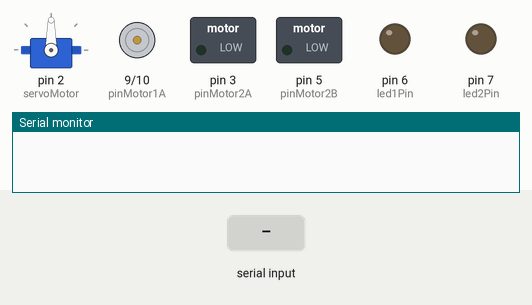
This sketch was run on a simulated Arduino Uno, built with avr-gcc and run on an emulated ATmega328P. Parts: servo, motor-driver pin pairs drawn as motors (green arrow = first pin HIGH = forward, orange = second pin HIGH = backward, longer = more drive), switched loads named in the sketch (green lamp = pin HIGH), output pins drawn as LEDs (lit = HIGH), the last lines printed to the serial monitor. The inputs (shaded band) are chosen by the test bench.

Above: at 1.2 s.
1.3 s: "F90\n" received over Serial
At 2.3 s:
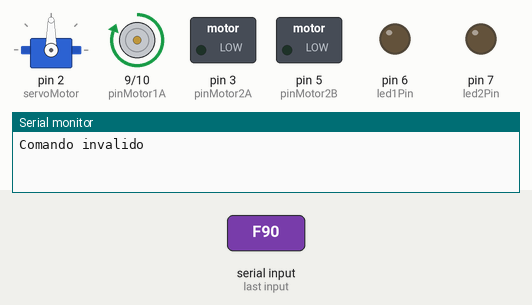
2.8 s: "U" received over Serial
At 3.4 s:
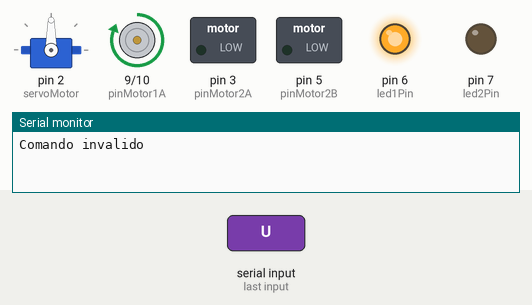
4.3 s: "W" received over Serial
At 4.6 s:
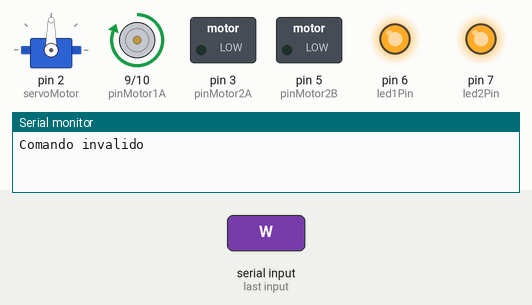
5.8 s: "u" received over Serial
At 6.9 s:
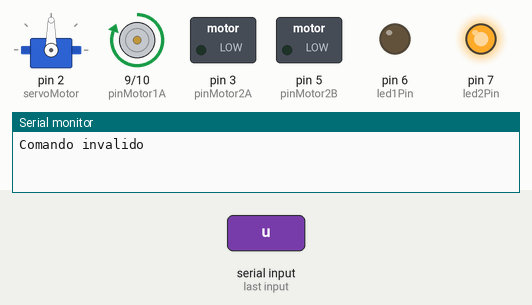
7.3 s: "V" received over Serial
At 8.1 s:
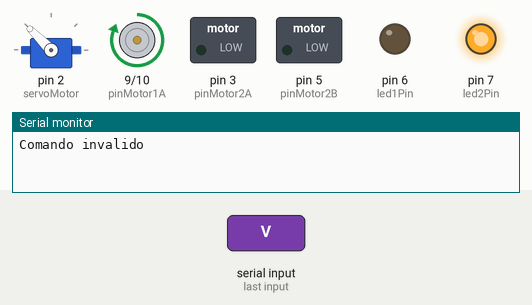
8.8 s: "w" received over Serial
At 9.2 s:
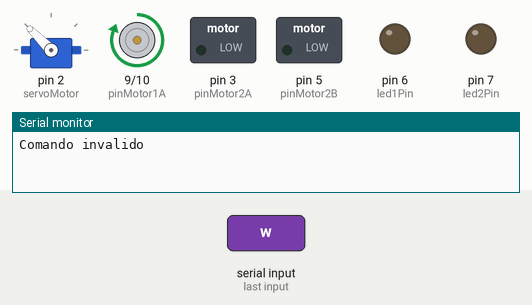
Timing chart, 0 to 11.3 s (numbered marks = the images above; inputs shaded):
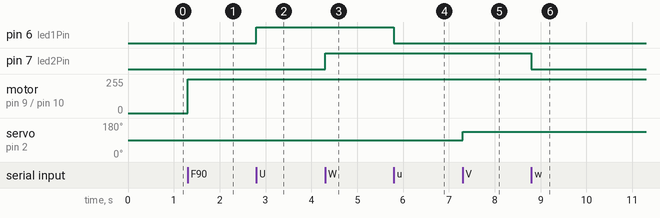

The sketch:

MiniCooper.ino
```cpp
#include <Servo.h>

Servo servoMotor;

const int pinMotor1A = 9;
const int pinMotor1B = 10;

const int pinMotor2A = 3;
const int pinMotor2B = 5;

const int led1Pin = 6;
const int led2Pin = 7;

unsigned long lastMillis = 0;

int motorSpeed = 255;

void forward() {
  analogWrite(pinMotor1A, motorSpeed);
  digitalWrite(pinMotor1B, LOW);
}

void backward() {
  digitalWrite(pinMotor1A, LOW);
  analogWrite(pinMotor1B, motorSpeed);
}

void left() {
  analogWrite(pinMotor2A, motorSpeed);
  digitalWrite(pinMotor2B, LOW);
  delay(400);
  digitalWrite(pinMotor2A, LOW);
  digitalWrite(pinMotor2B, LOW);
}

void right() {
  digitalWrite(pinMotor2A, LOW);
  analogWrite(pinMotor2B, motorSpeed);
  delay(400);
  digitalWrite(pinMotor2A, LOW);
  digitalWrite(pinMotor2B, LOW);
}

void stopMotors() {
  digitalWrite(pinMotor1A, LOW);
  digitalWrite(pinMotor1B, LOW);
  digitalWrite(pinMotor2A, LOW);
  digitalWrite(pinMotor2B, LOW);
}

void setup() {
  Serial.begin(9600);
  pinMode(pinMotor1A, OUTPUT);
  pinMode(pinMotor1B, OUTPUT);
  pinMode(pinMotor2A, OUTPUT);
  pinMode(pinMotor2B, OUTPUT);

  pinMode(led1Pin, OUTPUT);
  pinMode(led2Pin, OUTPUT);
  digitalWrite(led1Pin, LOW);
  digitalWrite(led2Pin, LOW);

  servoMotor.attach(2);
}

void loop() {
  if (Serial.available() > 0) {
    char command = Serial.read();
    unsigned long currentMillis = millis();

    if (command >= '0' && command <= '9') {
      motorSpeed = map(command - '0', 0, 9, 0, 255);
    } else {
      switch (command) {
        case 'F':
          forward();
          break;
        case 'B':
          backward();
          break;
        case 'L':
          left();
          break;
        case 'R':
          right();
          break;
        case 'S':
          stopMotors();
          break;
        case 'U':
          digitalWrite(led1Pin, HIGH);
          break;
        case 'u':
          digitalWrite(led1Pin, LOW);
          break;
        case 'W':
          digitalWrite(led2Pin, HIGH);
          break;
        case 'w':
          digitalWrite(led2Pin, LOW);
          break;
        case 'V':
          servoMotor.write(135);
          break;
        case 'v':
          servoMotor.write(90);
          break;
        default:
          Serial.println("Comando invalido");
      }
    }
    lastMillis = currentMillis;
  }
}
```

Measured:
- after the input at 1.3 s, motor on pin 9 (pinMotor1A) / pin 10 (pinMotor1B): stopped → forward 255/255 at once
- after the input at 2.8 s, pin 6 (led1Pin): LOW → HIGH at once
- after the input at 4.3 s, pin 7 (led2Pin): LOW → HIGH at once
- after the input at 5.8 s, pin 6 (led1Pin): HIGH → LOW at once
- after the input at 7.3 s, servo on pin 2 (servoMotor): 90° → 135° at once
- after the input at 8.8 s, pin 7 (led2Pin): HIGH → LOW at once
